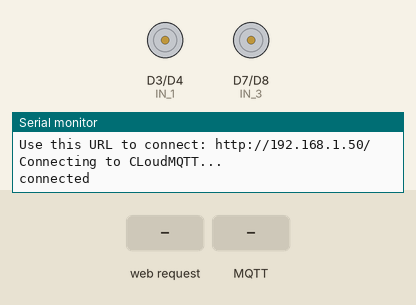
Recording of a sketch running on a simulated ESP8266 (NodeMCU). On the bench: motor-driver pin pairs drawn as motors (green arrow = first pin HIGH = forward, orange = second pin HIGH = backward, longer = more drive), the last lines printed to the serial monitor. The test bench sets the inputs (shaded band). WiFi joins after 1.5 s; servers stay silent unless stated; no MQTT or app messages arrive unless stated.

Above: at 2.7 s.
2.8 s: HTTP request GET /IN_3on received
At 2.95 s:
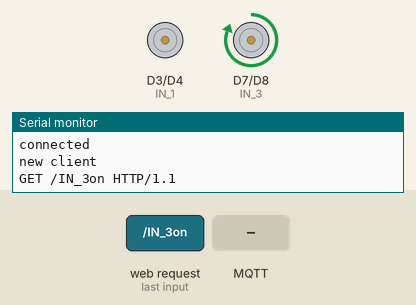
4.7 s: MQTT message "1" arrives on the first subscribed topic
At 5.9 s:
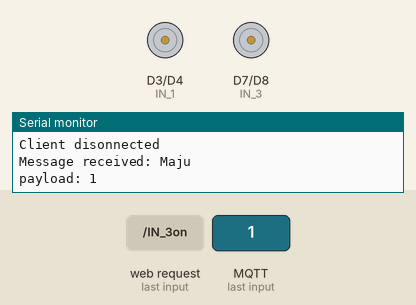
6.3 s: HTTP request GET /IN_2on received
At 7.1 s:
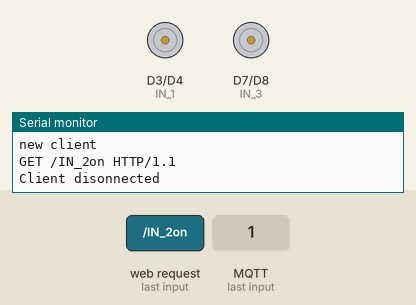
7.9 s: HTTP request GET /IN_4on received
At 8.05 s:
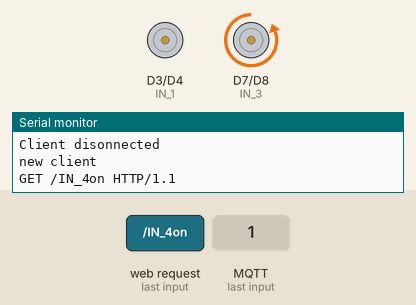
Timing chart, 0 to 10.9 s (numbered marks = the images above; inputs shaded):
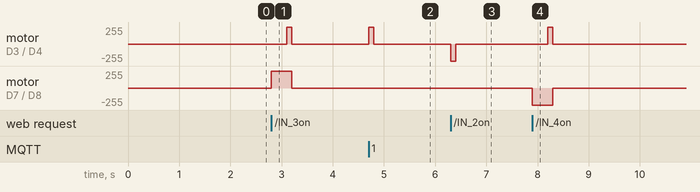

The sketch:

BNU_IoTRobotControllerWeb.ino
```cpp
/*************************************
 * Program : ROBOT BNU 4.0
 * ***********************************/
#include <ESP8266WiFi.h>
#include <PubSubClient.h>

String Topic;
String Payload;

const char* ssid = "wifi name";
const char* password = "wifi password";

#define IN_1 D3 // Maju
#define IN_2 D4 // Mundur
#define IN_3 D7 // Belok Kanan
#define IN_4 D8 // Belok Kiri

#define mqttServer "broker.emqx.io"
#define mqttPort 1883

WiFiServer server(80);
WiFiClient espClient;
PubSubClient client(espClient);


void receivedCallback(char* topic, byte* payload, unsigned int length) {
  Serial.print("Message received: ");
  Serial.println(topic);

  Serial.print("payload: ");
  for (int i = 0; i < length; i++) {
    Serial.print((char)payload[i]);
  }
  Serial.println();

  /* we got '1' -> Maju */
  if ((char)payload[0] == '1') {
    digitalWrite(IN_1, HIGH);
    delay(100);
    digitalWrite(IN_1, LOW);
  }
  /* we got '2' -> Kiri */
  if ((char)payload[0] == '2') {
    digitalWrite(IN_4, HIGH);
    delay(300);
    digitalWrite(IN_1, HIGH);
    delay(100);
    digitalWrite(IN_4, LOW);
    digitalWrite(IN_1, LOW);
  }
  /* we got '3' -> Kanan */
  if ((char)payload[0] == '3') {
    digitalWrite(IN_3, HIGH);
    delay(300);
    digitalWrite(IN_1, HIGH);
    delay(100);
    digitalWrite(IN_3, LOW);
    digitalWrite(IN_1, LOW);
  }
  /* we got '4' -> Mundur */
  if ((char)payload[0] == '4') {
    digitalWrite(IN_2, HIGH);
    delay(100);
    digitalWrite(IN_2, LOW);
  }
}

void setup() {
  Serial.begin(115200);
  delay(10);
  pinMode(IN_1, OUTPUT);
  pinMode(IN_2, OUTPUT);
  pinMode(IN_3, OUTPUT);
  pinMode(IN_4, OUTPUT);

  digitalWrite(IN_1, LOW);
  digitalWrite(IN_2, LOW);
  digitalWrite(IN_3, LOW);
  digitalWrite(IN_4, LOW);

  // Connect to WiFi network
  Serial.println();
  Serial.println();
  Serial.print("Connecting to ");
  Serial.println(ssid);
  WiFi.begin(ssid, password);

  while (WiFi.status() != WL_CONNECTED) {
    delay(500);
    Serial.print(".");
  }
  Serial.println("");
  Serial.println("WiFi connected");

  server.begin();
  Serial.println("Server started");

  Serial.print("Use this URL to connect: ");
  Serial.print("http://");
  Serial.print(WiFi.localIP());
  Serial.println("/");

  // Connect to Server IoT (CloudMQTT)

  client.setServer(mqttServer, mqttPort);
  client.setCallback(receivedCallback);

  while (!client.connected()) {
    Serial.println("Connecting to CLoudMQTT...");

    if (client.connect("ESP32Client")) {

      Serial.println("connected");

    } else {
      Serial.print("failed with state ");
      Serial.print(client.state());
      delay(2000);
    }
  }
  client.subscribe("Maju");
  client.subscribe("Kiri");
  client.subscribe("Kanan");
  client.subscribe("Mundur");
}

void loop() {

  client.loop();

  WiFiClient client = server.available();
  if (!client) {
    return;
  }

  Serial.println("new client");
  while(!client.available()){
    delay(1);
  }

  String request = client.readStringUntil('\r');
  Serial.println(request);
  client.flush();

  if (request.indexOf("/IN_1on") > 0)  {
    digitalWrite(IN_1, HIGH);
    delay(100);
    digitalWrite(IN_1, LOW);
  }
  if (request.indexOf("/IN_1off") >0)  {
    digitalWrite(IN_1, LOW);
  }
   if (request.indexOf("/IN_2on") > 0)  {
    digitalWrite(IN_2, HIGH);
    delay(100);
    digitalWrite(IN_2, LOW);
  }
  if (request.indexOf("/IN_2off") >0)  {
    digitalWrite(IN_2, LOW);
  }
   if (request.indexOf("/IN_3on") > 0)  {
    digitalWrite(IN_3, HIGH);
    delay(300);
    digitalWrite(IN_1, HIGH);
    delay(100);
    digitalWrite(IN_3, LOW);
    digitalWrite(IN_1, LOW);
  }
  if (request.indexOf("/IN_3off") >0)  {
    digitalWrite(IN_3, LOW);
  }
   if (request.indexOf("/IN_4on") > 0)  {
    digitalWrite(IN_4, HIGH);
    delay(300);
    digitalWrite(IN_1, HIGH);
    delay(100);
    digitalWrite(IN_4, LOW);
    digitalWrite(IN_1, LOW);
  }
  if (request.indexOf("/IN_4off") >0)  {
    digitalWrite(IN_4, LOW);
  }

  // Return the response
  client.println("HTTP/1.1 200 OK");
  client.println("Content-Type: text/html");
  client.println("");
  client.println("<!DOCTYPE HTML>");
  client.println("<html>");
  client.println("<head>");
  client.println("<meta name='apple-mobile-web-app-capable' content='yes' />");
  client.println("<meta name='apple-mobile-web-app-status-bar-style' content='black-translucent' />");
  client.println("</head>");
  client.println("<body bgcolor = \"#f7e6ec\">");
  client.println("<hr/><hr>");
  client.println("<h4><center> Robot BNU 4.0  </center></h4>");
  client.println("<hr/><hr>");
  client.println("<br><br>");
  client.println("<br><br>");
  client.println("<center>");
  client.println("ROBOT");
  client.println("<a href=\"/IN_1on\"\"><button>Maju </button></a>");
  client.println("<a href=\"/IN_2on\"\"><button>Mundur </button></a><br />");
  client.println("</center>");
  client.println("<br><br>");
  client.println("<center>");
  client.println("ROBOT");
  client.println("<a href=\"/IN_3on\"\"><button>Belok Kanan </button></a>");
  client.println("<a href=\"/IN_4on\"\"><button>Belok Kiri </button></a><br />");
  client.println("</center>");
  client.println("<br><br>");
  client.println("<center>");
  client.println("<table border=\"5\">");
  client.println("<tr>");
  //=====================
  if (digitalRead(IN_1))
         {
           client.print("<td>Maju = ON</td>");
         }
  else
          {
            client.print("<td>Maju = OFF</td>");
          }
  client.println("<br />");
  //======================
  if (digitalRead(IN_2))
          {
           client.print("<td>Mundur = ON</td>");
          }
  else
          {
            client.print("<td>Mundur = OFF</td>");
          }
  client.println("</tr>");
  //=======================
  if (digitalRead(IN_3))
          {
           client.print("<td>Belok Kanan = ON</td>");
          }
  else
          {
            client.print("<td>Belok Kanan = OFF</td>");
          }
  client.println("<br />");
  //=======================
  if (digitalRead(IN_4))
          {
           client.print("<td>Belok Kiri = ON</td>");
          }
  else
          {
            client.print("<td>Belok Kiri = OFF</td>");
          }
  client.println("</tr>");
  //=======================

  client.println("<tr>");
  client.println("</table>");
  client.println("</center>");
  client.println("</html>");
  delay(1);
  Serial.println("Client disonnected");
  Serial.println("");

}
```

Measured:
- after the input at 2.8 s, motor on D3 (IN_1) / D4 (IN_2): stopped → forward 255/255 after 0.30 s, → stopped 0.10 s later; motor on D7 (IN_3) / D8 (IN_4): stopped → forward 255/255 at once, → stopped 0.40 s later
- after the input at 4.7 s, motor on D3 (IN_1) / D4 (IN_2): stopped → forward 255/255 at once, → stopped 0.10 s later
- after the input at 6.3 s, motor on D3 (IN_1) / D4 (IN_2): stopped → backward 255/255 at once, → stopped 0.10 s later
- after the input at 7.9 s, motor on D3 (IN_1) / D4 (IN_2): stopped → forward 255/255 after 0.30 s, → stopped 0.10 s later; motor on D7 (IN_3) / D8 (IN_4): stopped → backward 255/255 at once, → stopped 0.40 s later
